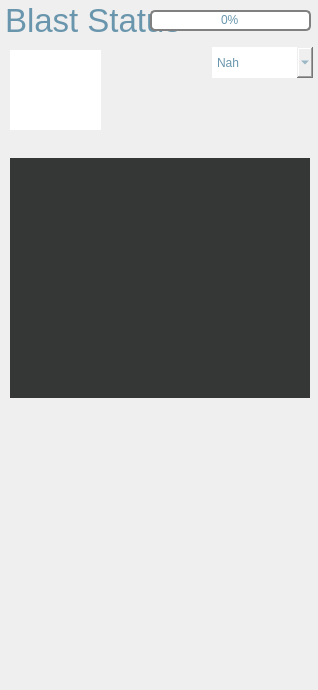
   <widget class="QGroupBox" name="groupBox">
    <property name="geometry">
     <rect>
      <x>10</x>
      <y>11</y>
      <width>318</width>
      <height>690</height>
     </rect>
    </property>
    <property name="palette">
     <palette>
      <active>
       <colorrole role="WindowText">
        <brush brushstyle="SolidPattern">
         <color alpha="255">
          <red>105</red>
          <green>150</green>
          <blue>173</blue>
         </color>
        </brush>
       </colorrole>
       <colorrole role="Text">
        <brush brushstyle="SolidPattern">
         <color alpha="255">
          <red>105</red>
          <green>150</green>
          <blue>173</blue>
         </color>
        </brush>
       </colorrole>
       <colorrole role="ButtonText">
        <brush brushstyle="SolidPattern">
         <color alpha="255">
          <red>105</red>
          <green>150</green>
          <blue>173</blue>
         </color>
        </brush>
       </colorrole>
      </active>
      <inactive>
       <colorrole role="WindowText">
        <brush brushstyle="SolidPattern">
         <color alpha="255">
          <red>105</red>
          <green>150</green>
          <blue>173</blue>
         </color>
        </brush>
       </colorrole>
       <colorrole role="Text">
        <brush brushstyle="SolidPattern">
         <color alpha="255">
          <red>105</red>
          <green>150</green>
          <blue>173</blue>
         </color>
        </brush>
       </colorrole>
       <colorrole role="ButtonText">
        <brush brushstyle="SolidPattern">
         <color alpha="255">
          <red>105</red>
          <green>150</green>
          <blue>173</blue>
         </color>
        </brush>
       </colorrole>
      </inactive>
      <disabled>
       <colorrole role="WindowText">
        <brush brushstyle="SolidPattern">
         <color alpha="255">
          <red>105</red>
          <green>150</green>
          <blue>173</blue>
         </color>
        </brush>
       </colorrole>
       <colorrole role="Text">
        <brush brushstyle="SolidPattern">
         <color alpha="255">
          <red>105</red>
          <green>150</green>
          <blue>173</blue>
         </color>
        </brush>
       </colorrole>
       <colorrole role="ButtonText">
        <brush brushstyle="SolidPattern">
         <color alpha="255">
          <red>105</red>
          <green>150</green>
          <blue>173</blue>
         </color>
        </brush>
       </colorrole>
      </disabled>
     </palette>
    </property>
    <property name="font">
     <font>
      <pointsize>25</pointsize>
     </font>
    </property>
    <property name="styleSheet">
     <string notr="true">color:#6996AD;border:none;</string>
    </property>
    <property name="title">
     <string>Blast Status</string>
    </property>
    <widget class="QComboBox" name="comboBox">
     <property name="geometry">
      <rect>
       <x>212</x>
       <y>47</y>
       <width>101</width>
       <height>31</height>
      </rect>
     </property>
     <property name="cursor">
      <cursorShape>PointingHandCursor</cursorShape>
     </property>
     <property name="maxVisibleItems">
      <number>5</number>
     </property>
     <item>
      <property name="text">
       <string>Nah </string>
      </property>
     </item>
     <item>
      <property name="text">
       <string>Let's Blast</string>
      </property>
     </item>
     <item>
      <property name="text">
       <string>Hold on...</string>
      </property>
     </item>
     <item>
      <property name="text">
       <string>Later</string>
      </property>
     </item>
    </widget>
    <widget class="QGraphicsView" name="graphicsView">
     <property name="geometry">
      <rect>
       <x>10</x>
       <y>50</y>
       <width>91</width>
       <height>80</height>
      </rect>
     </property>
     <property name="cursor" stdset="0">
      <cursorShape>ArrowCursor</cursorShape>
     </property>
     <property name="acceptDrops">
      <bool>false</bool>
     </property>
     <property name="autoFillBackground">
      <bool>true</bool>
     </property>
     <property name="styleSheet">
      <string notr="true"/>
     </property>
     <property name="frameShape">
      <enum>QFrame::NoFrame</enum>
     </property>
     <property name="verticalScrollBarPolicy">
      <enum>Qt::ScrollBarAlwaysOff</enum>
     </property>
     <property name="horizontalScrollBarPolicy">
      <enum>Qt::ScrollBarAlwaysOff</enum>
     </property>
    </widget>
    <widget class="QProgressBar" name="progressBar">
     <property name="geometry">
      <rect>
       <x>150</x>
       <y>10</y>
       <width>161</width>
       <height>21</height>
      </rect>
     </property>
     <property name="styleSheet">
      <string notr="true">QProgressBar{ border: 2px solid grey;border-radius: 5px;text-align: center}QProgressBar::chunk {background-color: red;width: 10px;margin: 1px;}</string>
     </property>
     <property name="value">
      <number>0</number>
     </property>
    </widget>
    <widget class="Line" name="line">
     <property name="geometry">
      <rect>
       <x>10</x>
       <y>140</y>
       <width>299</width>
       <height>16</height>
      </rect>
     </property>
     <property name="palette">
      <palette>
       <active>
        <colorrole role="WindowText">
         <brush brushstyle="SolidPattern">
          <color alpha="255">
           <red>105</red>
           <green>150</green>
           <blue>173</blue>
          </color>
         </brush>
        </colorrole>
        <colorrole role="Button">
         <brush brushstyle="SolidPattern">
          <color alpha="128">
           <red>63</red>
           <green>63</green>
           <blue>63</blue>
          </color>
         </brush>
        </colorrole>
        <colorrole role="Light">
         <brush brushstyle="SolidPattern">
          <color alpha="128">
           <red>94</red>
           <green>94</green>
           <blue>94</blue>
          </color>
         </brush>
        </colorrole>
        <colorrole role="Midlight">
         <brush brushstyle="SolidPattern">
          <color alpha="128">
           <red>78</red>
           <green>78</green>
           <blue>78</blue>
          </color>
         </brush>
        </colorrole>
        <colorrole role="Dark">
         <brush brushstyle="SolidPattern">
          <color alpha="128">
           <red>31</red>
           <green>31</green>
           <blue>31</blue>
          </color>
         </brush>
        </colorrole>
        <colorrole role="Mid">
         <brush brushstyle="SolidPattern">
          <color alpha="128">
           <red>42</red>
           <green>42</green>
           <blue>42</blue>
          </color>
         </brush>
        </colorrole>
        <colorrole role="Text">
         <brush brushstyle="SolidPattern">
          <color alpha="255">
           <red>105</red>
           <green>150</green>
           <blue>173</blue>
          </color>
         </brush>
        </colorrole>
        <colorrole role="BrightText">
         <brush brushstyle="SolidPattern">
          <color alpha="255">
           <red>255</red>
           <green>255</green>
           <blue>255</blue>
          </color>
         </brush>
        </colorrole>
        <colorrole role="ButtonText">
         <brush brushstyle="SolidPattern">
          <color alpha="255">
           <red>105</red>
           <green>150</green>
           <blue>173</blue>
          </color>
         </brush>
        </colorrole>
        <colorrole role="Base">
         <brush brushstyle="SolidPattern">
          <color alpha="255">
           <red>0</red>
           <green>0</green>
           <blue>0</blue>
          </color>
         </brush>
        </colorrole>
        <colorrole role="Window">
         <brush brushstyle="SolidPattern">
          <color alpha="128">
           <red>63</red>
           <green>63</green>
           <blue>63</blue>
          </color>
         </brush>
        </colorrole>
        <colorrole role="Shadow">
         <brush brushstyle="SolidPattern">
          <color alpha="255">
           <red>0</red>
           <green>0</green>
           <blue>0</blue>
          </color>
         </brush>
        </colorrole>
        <colorrole role="AlternateBase">
         <brush brushstyle="SolidPattern">
          <color alpha="191">
           <red>31</red>
           <green>31</green>
           <blue>31</blue>
          </color>
         </brush>
        </colorrole>
        <colorrole role="ToolTipBase">
         <brush brushstyle="SolidPattern">
          <color alpha="255">
           <red>255</red>
           <green>255</green>
           <blue>220</blue>
          </color>
         </brush>
        </colorrole>
        <colorrole role="ToolTipText">
         <brush brushstyle="SolidPattern">
          <color alpha="255">
           <red>0</red>
           <green>0</green>
           <blue>0</blue>
          </color>
         </brush>
        </colorrole>
       </active>
       <inactive>
        <colorrole role="WindowText">
         <brush brushstyle="SolidPattern">
          <color alpha="255">
           <red>105</red>
           <green>150</green>
           <blue>173</blue>
          </color>
         </brush>
        </colorrole>
        <colorrole role="Button">
         <brush brushstyle="SolidPattern">
          <color alpha="128">
           <red>63</red>
           <green>63</green>
           <blue>63</blue>
          </color>
         </brush>
        </colorrole>
        <colorrole role="Light">
         <brush brushstyle="SolidPattern">
          <color alpha="128">
           <red>94</red>
           <green>94</green>
           <blue>94</blue>
          </color>
         </brush>
        </colorrole>
        <colorrole role="Midlight">
         <brush brushstyle="SolidPattern">
          <color alpha="128">
           <red>78</red>
           <green>78</green>
           <blue>78</blue>
          </color>
         </brush>
        </colorrole>
        <colorrole role="Dark">
         <brush brushstyle="SolidPattern">
          <color alpha="128">
           <red>31</red>
           <green>31</green>
           <blue>31</blue>
          </color>
         </brush>
        </colorrole>
        <colorrole role="Mid">
         <brush brushstyle="SolidPattern">
          <color alpha="128">
           <red>42</red>
           <green>42</green>
           <blue>42</blue>
          </color>
         </brush>
        </colorrole>
        <colorrole role="Text">
         <brush brushstyle="SolidPattern">
          <color alpha="255">
           <red>105</red>
           <green>150</green>
           <blue>173</blue>
          </color>
         </brush>
        </colorrole>
        <colorrole role="BrightText">
         <brush brushstyle="SolidPattern">
          <color alpha="255">
           <red>255</red>
           <green>255</green>
           <blue>255</blue>
          </color>
         </brush>
        </colorrole>
        <colorrole role="ButtonText">
         <brush brushstyle="SolidPattern">
          <color alpha="255">
           <red>105</red>
           <green>150</green>
           <blue>173</blue>
          </color>
         </brush>
        </colorrole>
        <colorrole role="Base">
         <brush brushstyle="SolidPattern">
          <color alpha="255">
           <red>0</red>
           <green>0</green>
           <blue>0</blue>
          </color>
         </brush>
        </colorrole>
        <colorrole role="Window">
         <brush brushstyle="SolidPattern">
          <color alpha="128">
           <red>63</red>
           <green>63</green>
           <blue>63</blue>
          </color>
         </brush>
        </colorrole>
        <colorrole role="Shadow">
         <brush brushstyle="SolidPattern">
          <color alpha="255">
           <red>0</red>
           <green>0</green>
           <blue>0</blue>
          </color>
         </brush>
        </colorrole>
        <colorrole role="AlternateBase">
         <brush brushstyle="SolidPattern">
          <color alpha="191">
           <red>31</red>
           <green>31</green>
           <blue>31</blue>
          </color>
         </brush>
        </colorrole>
        <colorrole role="ToolTipBase">
         <brush brushstyle="SolidPattern">
          <color alpha="255">
           <red>255</red>
           <green>255</green>
           <blue>220</blue>
          </color>
         </brush>
        </colorrole>
        <colorrole role="ToolTipText">
         <brush brushstyle="SolidPattern">
          <color alpha="255">
           <red>0</red>
           <green>0</green>
           <blue>0</blue>
          </color>
         </brush>
        </colorrole>
       </inactive>
       <disabled>
        <colorrole role="WindowText">
         <brush brushstyle="SolidPattern">
          <color alpha="255">
           <red>105</red>
           <green>150</green>
           <blue>173</blue>
          </color>
         </brush>
        </colorrole>
        <colorrole role="Button">
         <brush brushstyle="SolidPattern">
          <color alpha="128">
           <red>63</red>
           <green>63</green>
           <blue>63</blue>
          </color>
         </brush>
        </colorrole>
        <colorrole role="Light">
         <brush brushstyle="SolidPattern">
          <color alpha="128">
           <red>94</red>
           <green>94</green>
           <blue>94</blue>
          </color>
         </brush>
        </colorrole>
        <colorrole role="Midlight">
         <brush brushstyle="SolidPattern">
          <color alpha="128">
           <red>78</red>
           <green>78</green>
           <blue>78</blue>
          </color>
         </brush>
        </colorrole>
        <colorrole role="Dark">
         <brush brushstyle="SolidPattern">
          <color alpha="128">
           <red>31</red>
           <green>31</green>
           <blue>31</blue>
          </color>
         </brush>
        </colorrole>
        <colorrole role="Mid">
         <brush brushstyle="SolidPattern">
          <color alpha="128">
           <red>42</red>
           <green>42</green>
           <blue>42</blue>
          </color>
         </brush>
        </colorrole>
        <colorrole role="Text">
         <brush brushstyle="SolidPattern">
          <color alpha="255">
           <red>105</red>
           <green>150</green>
           <blue>173</blue>
          </color>
         </brush>
        </colorrole>
        <colorrole role="BrightText">
         <brush brushstyle="SolidPattern">
          <color alpha="255">
           <red>255</red>
           <green>255</green>
           <blue>255</blue>
          </color>
         </brush>
        </colorrole>
        <colorrole role="ButtonText">
         <brush brushstyle="SolidPattern">
          <color alpha="255">
           <red>105</red>
           <green>150</green>
           <blue>173</blue>
          </color>
         </brush>
        </colorrole>
        <colorrole role="Base">
         <brush brushstyle="SolidPattern">
          <color alpha="128">
           <red>63</red>
           <green>63</green>
           <blue>63</blue>
          </color>
         </brush>
        </colorrole>
        <colorrole role="Window">
         <brush brushstyle="SolidPattern">
          <color alpha="128">
           <red>63</red>
           <green>63</green>
           <blue>63</blue>
          </color>
         </brush>
        </colorrole>
        <colorrole role="Shadow">
         <brush brushstyle="SolidPattern">
          <color alpha="255">
           <red>0</red>
           <green>0</green>
           <blue>0</blue>
          </color>
         </brush>
        </colorrole>
        <colorrole role="AlternateBase">
         <brush brushstyle="SolidPattern">
          <color alpha="128">
           <red>63</red>
           <green>63</green>
           <blue>63</blue>
          </color>
         </brush>
        </colorrole>
        <colorrole role="ToolTipBase">
         <brush brushstyle="SolidPattern">
          <color alpha="255">
           <red>255</red>
           <green>255</green>
           <blue>220</blue>
          </color>
         </brush>
        </colorrole>
        <colorrole role="ToolTipText">
         <brush brushstyle="SolidPattern">
          <color alpha="255">
           <red>0</red>
           <green>0</green>
           <blue>0</blue>
          </color>
         </brush>
        </colorrole>
       </disabled>
      </palette>
     </property>
     <property name="orientation">
      <enum>Qt::Horizontal</enum>
     </property>
    </widget>
    <widget class="QLabel" name="user_label">
     <property name="geometry">
      <rect>
       <x>105</x>
       <y>84</y>
       <width>201</width>
       <height>47</height>
      </rect>
     </property>
     <property name="font">
      <font>
       <pointsize>36</pointsize>
      </font>
     </property>
     <property name="styleSheet">
      <string notr="true">background: linear-gradient(to right, rgba(255,255,255,0) 30%,rgba(255,255,255,1) 100%);</string>
     </property>
     <property name="text">
      <string/>
     </property>
    </widget>
    <widget class="QListWidget" name="listWidget">
     <property name="enabled">
      <bool>true</bool>
     </property>
     <property name="geometry">
      <rect>
       <x>10</x>
       <y>158</y>
       <width>200</width>
       <height>240</height>
      </rect>
     </property>
     <property name="font">
      <font>
       <pointsize>24</pointsize>
      </font>
     </property>
     <property name="cursor" stdset="0">
      <cursorShape>ArrowCursor</cursorShape>
     </property>
     <property name="focusPolicy">
      <enum>Qt::NoFocus</enum>
     </property>
     <property name="styleSheet">
      <string notr="true"> QListWidget{background-color:#353636;border:none;}QListWidget::item:hover{color:#87abbd;}QListWidget::item{ border-bottom: 6px solid #353636;}</string>
     </property>
     <property name="autoScroll">
      <bool>false</bool>
     </property>
     <property name="showDropIndicator" stdset="0">
      <bool>false</bool>
     </property>
     <property name="alternatingRowColors">
      <bool>false</bool>
     </property>
     <property name="selectionMode">
      <enum>QAbstractItemView::NoSelection</enum>
     </property>
     <property name="iconSize">
      <size>
       <width>40</width>
       <height>40</height>
      </size>
     </property>
     <property name="viewMode">
      <enum>QListView::ListMode</enum>
     </property>
     <property name="sortingEnabled">
      <bool>false</bool>
     </property>
    </widget>
    <widget class="QListWidget" name="statusList">
     <property name="geometry">
      <rect>
       <x>210</x>
       <y>158</y>
       <width>100</width>
       <height>240</height>
      </rect>
     </property>
     <property name="font">
      <font>
       <pointsize>18</pointsize>
       <italic>true</italic>
      </font>
     </property>
     <property name="focusPolicy">
      <enum>Qt::NoFocus</enum>
     </property>
     <property name="styleSheet">
      <string notr="true"> QListWidget{background-color:#353636;border:none;}QListWidget::item{ border-top: 13px solid #353636;color:#A8A8A8;}</string>
     </property>
     <property name="autoScroll">
      <bool>false</bool>
     </property>
     <property name="showDropIndicator" stdset="0">
      <bool>false</bool>
     </property>
     <property name="selectionMode">
      <enum>QAbstractItemView::NoSelection</enum>
     </property>
     <property name="iconSize">
      <size>
       <width>40</width>
       <height>40</height>
      </size>
     </property>
    </widget>
    <widget class="Line" name="line_2">
     <property name="geometry">
      <rect>
       <x>9</x>
       <y>395</y>
       <width>299</width>
       <height>16</height>
      </rect>
     </property>
     <property name="palette">
      <palette>
       <active>
        <colorrole role="WindowText">
         <brush brushstyle="SolidPattern">
          <color alpha="255">
           <red>105</red>
           <green>150</green>
           <blue>173</blue>
          </color>
         </brush>
        </colorrole>
        <colorrole role="Button">
         <brush brushstyle="SolidPattern">
          <color alpha="128">
           <red>63</red>
           <green>63</green>
           <blue>63</blue>
          </color>
         </brush>
        </colorrole>
        <colorrole role="Light">
         <brush brushstyle="SolidPattern">
          <color alpha="128">
           <red>94</red>
           <green>94</green>
           <blue>94</blue>
          </color>
         </brush>
        </colorrole>
        <colorrole role="Midlight">
         <brush brushstyle="SolidPattern">
          <color alpha="128">
           <red>78</red>
           <green>78</green>
           <blue>78</blue>
          </color>
         </brush>
        </colorrole>
        <colorrole role="Dark">
         <brush brushstyle="SolidPattern">
          <color alpha="128">
           <red>31</red>
           <green>31</green>
           <blue>31</blue>
          </color>
         </brush>
        </colorrole>
        <colorrole role="Mid">
         <brush brushstyle="SolidPattern">
          <color alpha="128">
           <red>42</red>
           <green>42</green>
           <blue>42</blue>
          </color>
         </brush>
        </colorrole>
        <colorrole role="Text">
         <brush brushstyle="SolidPattern">
          <color alpha="255">
           <red>105</red>
           <green>150</green>
           <blue>173</blue>
          </color>
         </brush>
        </colorrole>
        <colorrole role="BrightText">
         <brush brushstyle="SolidPattern">
          <color alpha="255">
           <red>255</red>
           <green>255</green>
           <blue>255</blue>
          </color>
         </brush>
        </colorrole>
        <colorrole role="ButtonText">
         <brush brushstyle="SolidPattern">
          <color alpha="255">
           <red>105</red>
           <green>150</green>
           <blue>173</blue>
          </color>
         </brush>
        </colorrole>
        <colorrole role="Base">
         <brush brushstyle="SolidPattern">
          <color alpha="255">
           <red>0</red>
           <green>0</green>
           <blue>0</blue>
          </color>
         </brush>
        </colorrole>
        <colorrole role="Window">
         <brush brushstyle="SolidPattern">
          <color alpha="128">
           <red>63</red>
           <green>63</green>
           <blue>63</blue>
          </color>
         </brush>
        </colorrole>
        <colorrole role="Shadow">
         <brush brushstyle="SolidPattern">
          <color alpha="255">
           <red>0</red>
           <green>0</green>
           <blue>0</blue>
          </color>
         </brush>
        </colorrole>
        <colorrole role="AlternateBase">
         <brush brushstyle="SolidPattern">
          <color alpha="191">
           <red>31</red>
           <green>31</green>
           <blue>31</blue>
          </color>
         </brush>
        </colorrole>
        <colorrole role="ToolTipBase">
         <brush brushstyle="SolidPattern">
          <color alpha="255">
           <red>255</red>
           <green>255</green>
           <blue>220</blue>
          </color>
         </brush>
        </colorrole>
        <colorrole role="ToolTipText">
         <brush brushstyle="SolidPattern">
          <color alpha="255">
           <red>0</red>
           <green>0</green>
           <blue>0</blue>
          </color>
         </brush>
        </colorrole>
       </active>
       <inactive>
        <colorrole role="WindowText">
         <brush brushstyle="SolidPattern">
          <color alpha="255">
           <red>105</red>
           <green>150</green>
           <blue>173</blue>
          </color>
         </brush>
        </colorrole>
        <colorrole role="Button">
         <brush brushstyle="SolidPattern">
          <color alpha="128">
           <red>63</red>
           <green>63</green>
           <blue>63</blue>
          </color>
         </brush>
        </colorrole>
        <colorrole role="Light">
         <brush brushstyle="SolidPattern">
          <color alpha="128">
           <red>94</red>
           <green>94</green>
           <blue>94</blue>
          </color>
         </brush>
        </colorrole>
        <colorrole role="Midlight">
         <brush brushstyle="SolidPattern">
          <color alpha="128">
           <red>78</red>
           <green>78</green>
           <blue>78</blue>
          </color>
         </brush>
        </colorrole>
        <colorrole role="Dark">
         <brush brushstyle="SolidPattern">
          <color alpha="128">
           <red>31</red>
           <green>31</green>
           <blue>31</blue>
          </color>
         </brush>
        </colorrole>
        <colorrole role="Mid">
         <brush brushstyle="SolidPattern">
          <color alpha="128">
           <red>42</red>
           <green>42</green>
           <blue>42</blue>
          </color>
         </brush>
        </colorrole>
        <colorrole role="Text">
         <brush brushstyle="SolidPattern">
          <color alpha="255">
           <red>105</red>
           <green>150</green>
           <blue>173</blue>
          </color>
         </brush>
        </colorrole>
        <colorrole role="BrightText">
         <brush brushstyle="SolidPattern">
          <color alpha="255">
           <red>255</red>
           <green>255</green>
           <blue>255</blue>
          </color>
         </brush>
        </colorrole>
        <colorrole role="ButtonText">
         <brush brushstyle="SolidPattern">
          <color alpha="255">
           <red>105</red>
           <green>150</green>
           <blue>173</blue>
          </color>
         </brush>
        </colorrole>
        <colorrole role="Base">
         <brush brushstyle="SolidPattern">
          <color alpha="255">
           <red>0</red>
           <green>0</green>
           <blue>0</blue>
          </color>
         </brush>
        </colorrole>
        <colorrole role="Window">
         <brush brushstyle="SolidPattern">
          <color alpha="128">
           <red>63</red>
           <green>63</green>
           <blue>63</blue>
          </color>
         </brush>
        </colorrole>
        <colorrole role="Shadow">
         <brush brushstyle="SolidPattern">
          <color alpha="255">
           <red>0</red>
           <green>0</green>
           <blue>0</blue>
          </color>
         </brush>
        </colorrole>
        <colorrole role="AlternateBase">
         <brush brushstyle="SolidPattern">
          <color alpha="191">
           <red>31</red>
           <green>31</green>
           <blue>31</blue>
          </color>
         </brush>
        </colorrole>
        <colorrole role="ToolTipBase">
         <brush brushstyle="SolidPattern">
          <color alpha="255">
           <red>255</red>
           <green>255</green>
           <blue>220</blue>
          </color>
         </brush>
        </colorrole>
        <colorrole role="ToolTipText">
         <brush brushstyle="SolidPattern">
          <color alpha="255">
           <red>0</red>
           <green>0</green>
           <blue>0</blue>
          </color>
         </brush>
        </colorrole>
       </inactive>
       <disabled>
        <colorrole role="WindowText">
         <brush brushstyle="SolidPattern">
          <color alpha="255">
           <red>105</red>
           <green>150</green>
           <blue>173</blue>
          </color>
         </brush>
        </colorrole>
        <colorrole role="Button">
         <brush brushstyle="SolidPattern">
          <color alpha="128">
           <red>63</red>
           <green>63</green>
           <blue>63</blue>
          </color>
         </brush>
        </colorrole>
        <colorrole role="Light">
         <brush brushstyle="SolidPattern">
          <color alpha="128">
           <red>94</red>
           <green>94</green>
           <blue>94</blue>
          </color>
         </brush>
        </colorrole>
        <colorrole role="Midlight">
         <brush brushstyle="SolidPattern">
          <color alpha="128">
           <red>78</red>
           <green>78</green>
           <blue>78</blue>
          </color>
         </brush>
        </colorrole>
        <colorrole role="Dark">
         <brush brushstyle="SolidPattern">
          <color alpha="128">
           <red>31</red>
           <green>31</green>
           <blue>31</blue>
          </color>
         </brush>
        </colorrole>
        <colorrole role="Mid">
         <brush brushstyle="SolidPattern">
          <color alpha="128">
           <red>42</red>
           <green>42</green>
           <blue>42</blue>
          </color>
         </brush>
        </colorrole>
        <colorrole role="Text">
         <brush brushstyle="SolidPattern">
          <color alpha="255">
           <red>105</red>
           <green>150</green>
           <blue>173</blue>
          </color>
         </brush>
        </colorrole>
        <colorrole role="BrightText">
         <brush brushstyle="SolidPattern">
          <color alpha="255">
           <red>255</red>
           <green>255</green>
           <blue>255</blue>
          </color>
         </brush>
        </colorrole>
        <colorrole role="ButtonText">
         <brush brushstyle="SolidPattern">
          <color alpha="255">
           <red>105</red>
           <green>150</green>
           <blue>173</blue>
          </color>
         </brush>
        </colorrole>
        <colorrole role="Base">
         <brush brushstyle="SolidPattern">
          <color alpha="128">
           <red>63</red>
           <green>63</green>
           <blue>63</blue>
          </color>
         </brush>
        </colorrole>
        <colorrole role="Window">
         <brush brushstyle="SolidPattern">
          <color alpha="128">
           <red>63</red>
           <green>63</green>
           <blue>63</blue>
          </color>
         </brush>
        </colorrole>
        <colorrole role="Shadow">
         <brush brushstyle="SolidPattern">
          <color alpha="255">
           <red>0</red>
           <green>0</green>
           <blue>0</blue>
          </color>
         </brush>
        </colorrole>
        <colorrole role="AlternateBase">
         <brush brushstyle="SolidPattern">
          <color alpha="128">
           <red>63</red>
           <green>63</green>
           <blue>63</blue>
          </color>
         </brush>
        </colorrole>
        <colorrole role="ToolTipBase">
         <brush brushstyle="SolidPattern">
          <color alpha="255">
           <red>255</red>
           <green>255</green>
           <blue>220</blue>
          </color>
         </brush>
        </colorrole>
        <colorrole role="ToolTipText">
         <brush brushstyle="SolidPattern">
          <color alpha="255">
           <red>0</red>
           <green>0</green>
           <blue>0</blue>
          </color>
         </brush>
        </colorrole>
       </disabled>
      </palette>
     </property>
     <property name="orientation">
      <enum>Qt::Horizontal</enum>
     </property>
    </widget>
   </widget>
